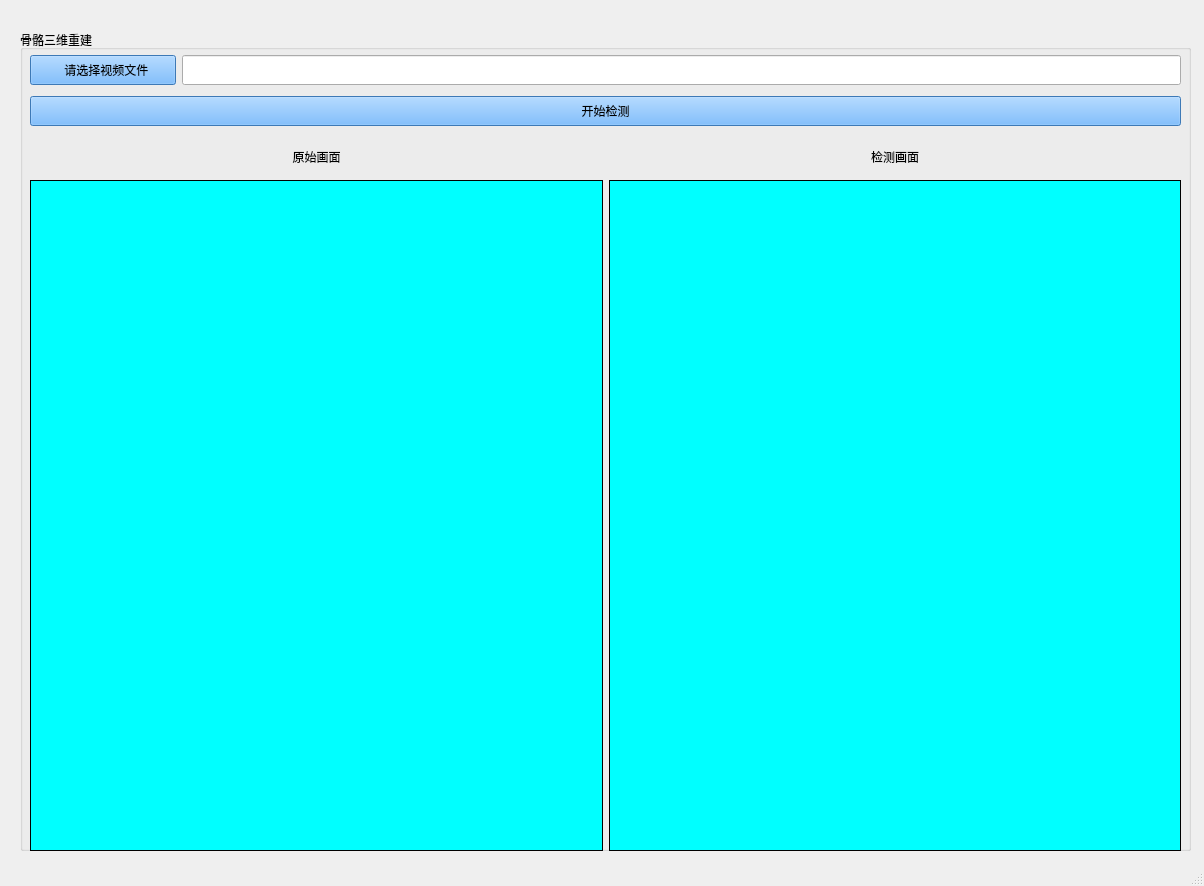
<?xml version="1.0" encoding="UTF-8"?>
<ui version="4.0">
 <class>MainWindow</class>
 <widget class="QMainWindow" name="MainWindow">
  <property name="geometry">
   <rect>
    <x>0</x>
    <y>0</y>
    <width>1204</width>
    <height>886</height>
   </rect>
  </property>
  <property name="windowTitle">
   <string>MainWindow</string>
  </property>
  <widget class="QWidget" name="centralwidget">
   <widget class="QGroupBox" name="groupBox">
    <property name="geometry">
     <rect>
      <x>20</x>
      <y>30</y>
      <width>1171</width>
      <height>821</height>
     </rect>
    </property>
    <property name="title">
     <string>骨骼三维重建</string>
    </property>
    <widget class="QWidget" name="gridLayoutWidget">
     <property name="geometry">
      <rect>
       <x>10</x>
       <y>20</y>
       <width>1151</width>
       <height>81</height>
      </rect>
     </property>
     <layout class="QGridLayout" name="gridLayout" rowstretch="1,0">
      <item row="0" column="1">
       <widget class="QLineEdit" name="lineEdit">
        <property name="minimumSize">
         <size>
          <width>0</width>
          <height>30</height>
         </size>
        </property>
       </widget>
      </item>
      <item row="1" column="0" colspan="2">
       <widget class="QPushButton" name="pushButton_2">
        <property name="maximumSize">
         <size>
          <width>16777215</width>
          <height>30</height>
         </size>
        </property>
        <property name="styleSheet">
         <string notr="true">background-color: rgb(85, 85, 255);
background-color: rgb(85, 170, 255);</string>
        </property>
        <property name="text">
         <string>开始检测</string>
        </property>
       </widget>
      </item>
      <item row="0" column="0">
       <widget class="QPushButton" name="pushButton">
        <property name="minimumSize">
         <size>
          <width>0</width>
          <height>30</height>
         </size>
        </property>
        <property name="sizeIncrement">
         <size>
          <width>0</width>
          <height>0</height>
         </size>
        </property>
        <property name="styleSheet">
         <string notr="true">background-color: rgb(85, 170, 255);</string>
        </property>
        <property name="text">
         <string>         请选择视频文件       </string>
        </property>
       </widget>
      </item>
     </layout>
    </widget>
    <widget class="QWidget" name="gridLayoutWidget_2">
     <property name="geometry">
      <rect>
       <x>10</x>
       <y>110</y>
       <width>1151</width>
       <height>711</height>
      </rect>
     </property>
     <layout class="QGridLayout" name="gridLayout_2" rowstretch="1,20">
      <item row="1" column="0">
       <widget class="QLabel" name="label_3">
        <property name="styleSheet">
         <string notr="true">background-color: rgb(0, 255, 255);</string>
        </property>
        <property name="frameShape">
         <enum>QFrame::Box</enum>
        </property>
        <property name="text">
         <string/>
        </property>
       </widget>
      </item>
      <item row="1" column="1">
       <widget class="QLabel" name="label">
        <property name="styleSheet">
         <string notr="true">background-color: rgb(0, 255, 255);</string>
        </property>
        <property name="frameShape">
         <enum>QFrame::Box</enum>
        </property>
        <property name="text">
         <string/>
        </property>
       </widget>
      </item>
      <item row="0" column="0">
       <widget class="QLabel" name="label_2">
        <property name="minimumSize">
         <size>
          <width>0</width>
          <height>30</height>
         </size>
        </property>
        <property name="text">
         <string>原始画面</string>
        </property>
        <property name="alignment">
         <set>Qt::AlignCenter</set>
        </property>
       </widget>
      </item>
      <item row="0" column="1">
       <widget class="QLabel" name="label_4">
        <property name="minimumSize">
         <size>
          <width>0</width>
          <height>30</height>
         </size>
        </property>
        <property name="text">
         <string>检测画面</string>
        </property>
        <property name="alignment">
         <set>Qt::AlignCenter</set>
        </property>
       </widget>
      </item>
     </layout>
    </widget>
   </widget>
  </widget>
  <widget class="QMenuBar" name="menubar">
   <property name="geometry">
    <rect>
     <x>0</x>
     <y>0</y>
     <width>1204</width>
     <height>23</height>
    </rect>
   </property>
  </widget>
  <widget class="QStatusBar" name="statusbar"/>
 </widget>
 <resources/>
 <connections/>
</ui>
